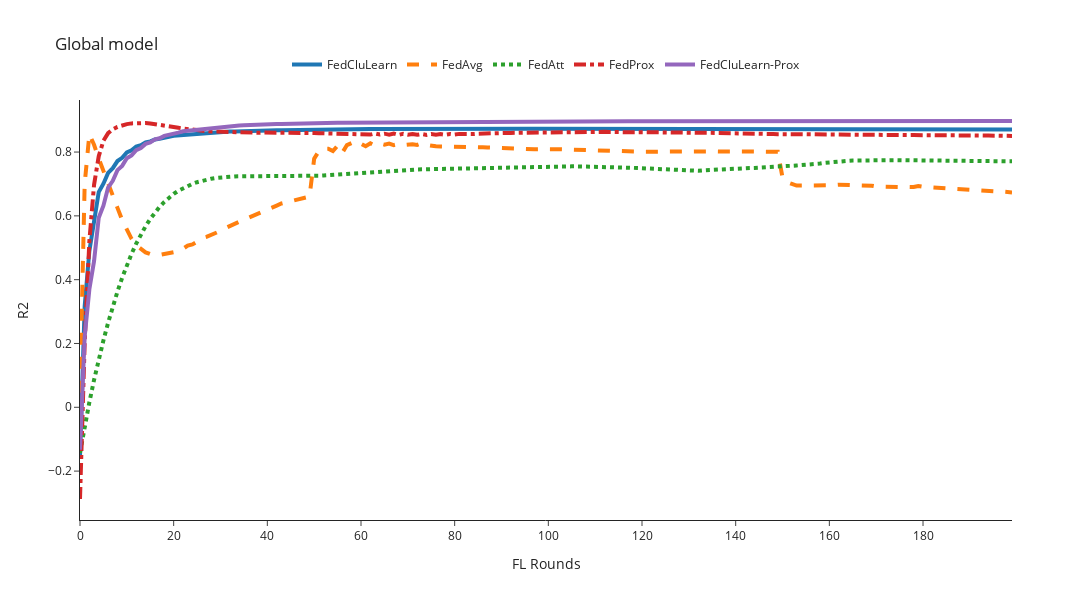

The code cell stored with this chart in its notebook:
### Code cell
mse_column = 'r2'
global_filenames = [global_FedCluLearn, global_FedAvg, global_FedAtt, global_FedProx, global_FedCluLearn_Prox]
n_rounds, y = preprocessing_results(filenames=global_filenames, mse_column=mse_column)
plot_plotly(n_rounds, y, title=f'Global model', y_axis_title=f'{mse_column.upper()}', y_axis_max=1)

### Figure 1 — Plotly figure (JSON) as saved in the notebook; plotly's stock layout.template omitted (floating-point values rounded to 4 significant figures; data arrays with more than 128 entries replaced by an {"elided": "..."} marker saying what was removed)
{"data": [{"line": {"dash": "solid", "width": 4}, "mode": "lines", "name": "FedCluLearn", "type": "scatter", "x": {"elided": "201 int values"}, "y": {"elided": "200 float values"}}, {"line": {"dash": "dash", "width": 4}, "mode": "lines", "name": "FedAvg", "type": "scatter", "x": {"elided": "201 int values"}, "y": {"elided": "200 float values"}}, {"line": {"dash": "dot", "width": 4}, "mode": "lines", "name": "FedAtt", "type": "scatter", "x": {"elided": "201 int values"}, "y": {"elided": "200 float values"}}, {"line": {"dash": "dashdot", "width": 4}, "mode": "lines", "name": "FedProx", "type": "scatter", "x": {"elided": "201 int values"}, "y": {"elided": "200 float values"}}, {"line": {"dash": "solid", "width": 4}, "mode": "lines", "name": "FedCluLearn-Prox", "type": "scatter", "x": {"elided": "201 int values"}, "y": {"elided": "200 float values"}}], "layout": {"height": 600, "legend": {"orientation": "h", "x": 0.5, "xanchor": "center", "y": 1.05, "yanchor": "bottom"}, "title": {"text": "Global model"}, "width": 1200, "xaxis": {"title": {"text": "FL Rounds"}}, "yaxis": {"title": {"text": "R2"}}}}
